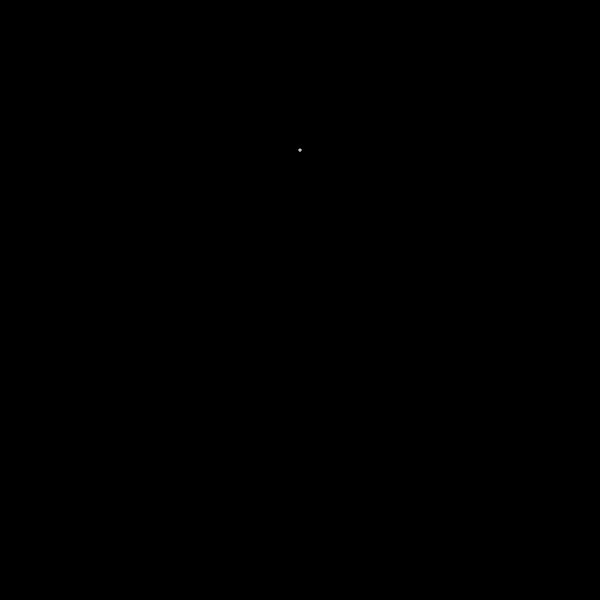
Frame 1 (no input)
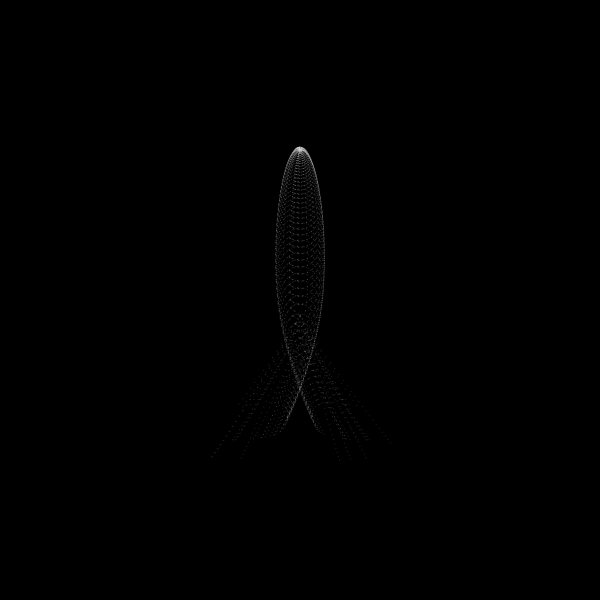
Frame 60 (no input)
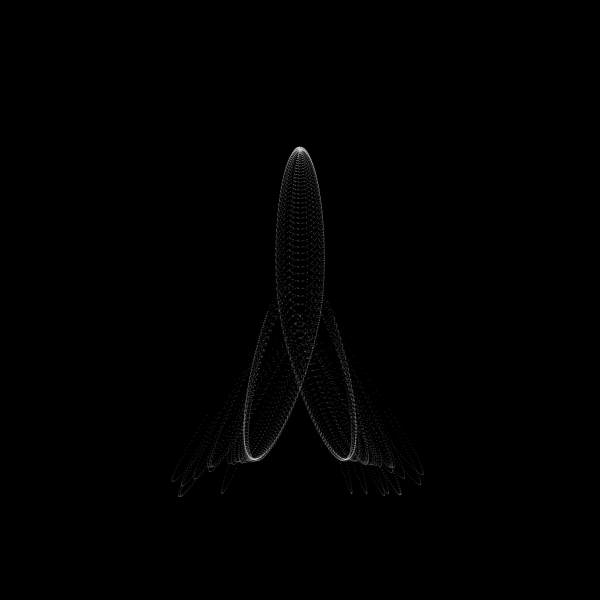
Frame 120 (the mouse pressed at the canvas centre since frame 60)

The p5.js sketch that drew these frames (run headless with seeded random() and noise() and a simulated clock; from frame 60 on, the mouse is pressed at the canvas centre):

// p5.js sketch
// ── sketch.js
let attractor;
let particles = [];

function setup() {
  createCanvas(600, 600);
  background(0);
  for (let i = 0; i < 100; i++) {
    particles.push(new Particle(300, 150));
  }
  attractor = createVector(300, 300);

}

function draw() {
  stroke(0);
  strokeWeight(1);
  point(attractor.x, attractor.y);

  for (let i = 0; i < particles.length; i++) {
    let particle = particles[i];
    particle.attracted(attractor); //any given particle can be attracted by attractor
    particle.update();
    particle.show();
  }
}

// ── particle.js
class Particle{
  constructor(x, y){
    this.pos = createVector(x, y);
    this.vel = p5.Vector.random2D(); //control how particles move
    this.acc = createVector();
  }

  show(){
    stroke(255, 40);
    strokeWeight(1);
    point(this.pos.x, this.pos.y);
  }

  attracted(target){
    //direction from the position to the target
    let force = p5.Vector.sub(target, this.pos);
    let dsquared = force.magSq(); //Calculates the squared magnitude of the vector
    dsquared = constrain(dsquared, 25, 500);
    let G = 100;
    let strength = G / dsquared;
    force.setMag(strength); //keep direction, set the length to the same as target
    this.acc = force;
  }

  update(){
    this.pos.add(this.vel); //add velocity to position
    this.vel.add(this.acc);
  }

}
